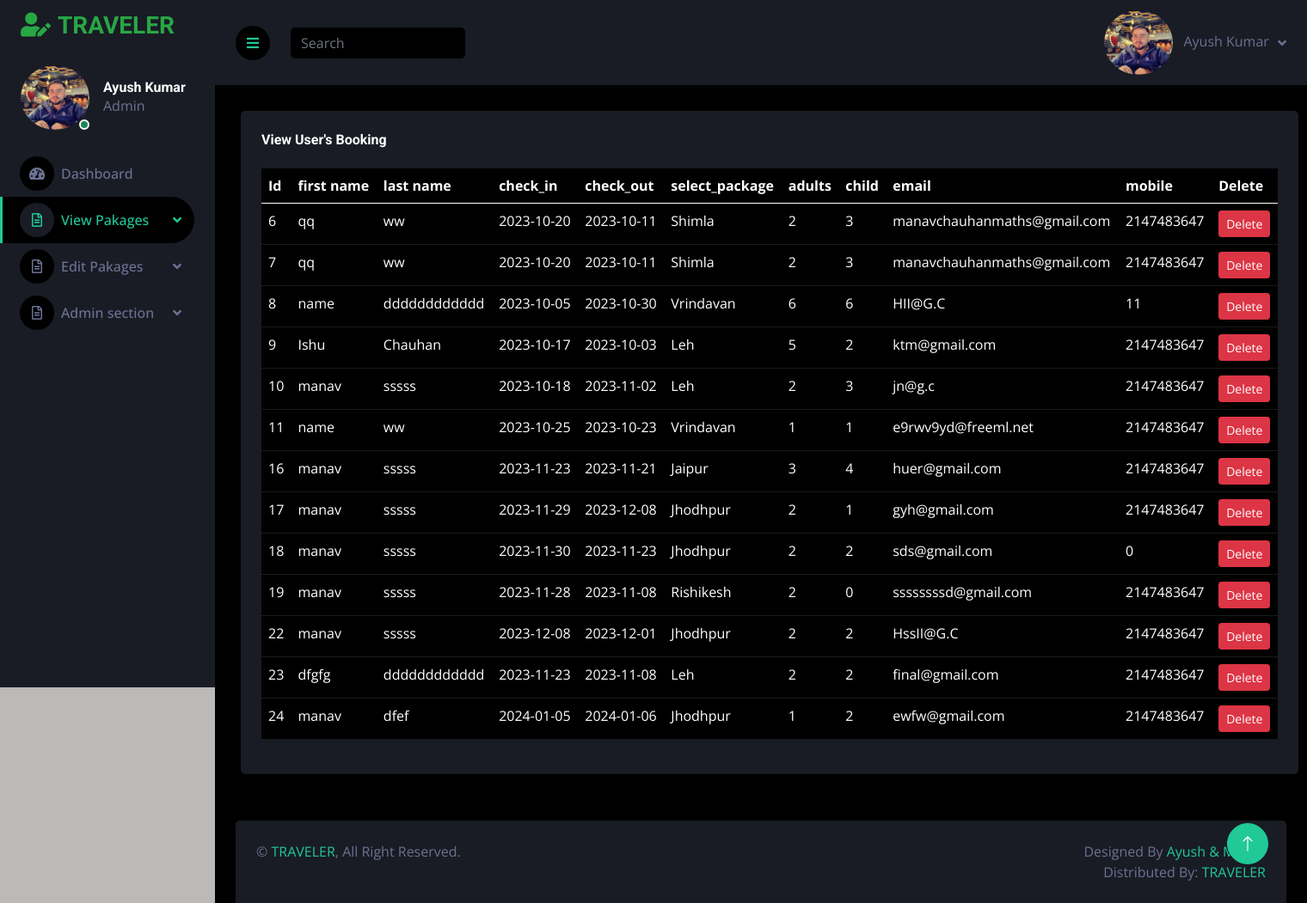
The app's page /admin-view-pakage.php with its own data.
### tables this page shows
CREATE TABLE `package_booking` (
  `p_id` int(11) NOT NULL,
  `user_id` int(111) NOT NULL,
  `first_name` varchar(30) NOT NULL,
  `last_name` varchar(30) NOT NULL,
  `check_in` date NOT NULL,
  `check_out` date NOT NULL,
  `select_package` varchar(50) NOT NULL,
  `adults` int(30) NOT NULL,
  `child` int(30) NOT NULL,
  `room` varchar(300) NOT NULL,
  `service` varchar(111) NOT NULL,
  `email` varchar(30) NOT NULL,
  `mobile` int(50) NOT NULL
);

### admin-view-pakage.php (the view, shortened to what this page needs)
<!DOCTYPE html>
<html lang="en">
<head>
    <link href="https://cdnjs.cloudflare.com/ajax/libs/font-awesome/5.10.0/css/all.min.css" rel="stylesheet">
    <link href="https://cdn.jsdelivr.net/npm/bootstrap-icons@1.4.1/font/bootstrap-icons.css" rel="stylesheet">
    <link href="lib3/owlcarousel/assets/owl.carousel.min.css" rel="stylesheet">
    <link href="lib3/tempusdominus/css/tempusdominus-bootstrap-4.min.css" rel="stylesheet" />
    <link href="css/bootstrap5.min.css" rel="stylesheet">
    <link href="css/admin-style.css" rel="stylesheet">
</head>
<body>
    <div class="container-fluid position-relative d-flex p-0">
        <div class="sidebar pe-4 pb-3">
            <nav class="navbar bg-secondary navbar-dark">
                <a href="admin-index.php" class="navbar-brand mx-4 mb-3">
                    <h3 style="color:#28a745;"><i class="fa fa-user-edit me-2"></i>TRAVELER</h3>
                </a>
                <div class="d-flex align-items-center ms-4 mb-4">
                    <div class="position-relative">
                        <img class="rounded-circle" src="img/admin.jpg" alt="" style="width: 80px; height: 75px;">
                        <div class="bg-success rounded-circle border border-2 border-white position-absolute end-0 bottom-0 p-1">
                        </div>
                    </div>
                    <div class="ms-3">
                        <h6 class="mb-0">Ayush Kumar</h6>
                        <span>Admin</span>
                    </div>
                </div>
                <div class="navbar-nav w-100">
                    <a href="admin-index.php" class="nav-item nav-link "><i class="fa fa-tachometer-alt me-2"></i>Dashboard</a>
                    <div class="nav-item dropdown">
                        <a href="#" class="nav-link dropdown-toggle active" data-bs-toggle="dropdown"><i class="far fa-file-alt me-2"></i>View Pakages</a>
                    </div>
                    <div class="nav-item dropdown">
                        <a href="#" class="nav-link dropdown-toggle" data-bs-toggle="dropdown"><i class="far fa-file-alt me-2"></i>Edit Pakages</a>
                    </div>
                    <div class="nav-item dropdown">
                        <a href="#" class="nav-link dropdown-toggle" data-bs-toggle="dropdown"><i class="far fa-file-alt me-2"></i>Admin section</a>
                </div>
            </nav>
        </div>
        <div class="content">
            <nav class="navbar navbar-expand bg-secondary navbar-dark sticky-top px-4 py-0">
                <a href="#" class="sidebar-toggler flex-shrink-0">
                    <i class="fa fa-bars"></i>
                </a>
                <form class="d-none d-md-flex ms-4">
                    <input class="form-control bg-dark border-0" type="search" placeholder="Search">
                </form>
                <div class="navbar-nav align-items-center ms-auto">
                    <div class="nav-item dropdown">
                        <a href="#" class="nav-link dropdown-toggle" data-bs-toggle="dropdown">
                            <img class="rounded-circle me-lg-2" src="img/admin.jpg" alt="" style="width: 80px; height: 75px;">
                            <span class="d-none d-lg-inline-flex">Ayush Kumar</span>
                        </a>
                    </div>
                </div>
            </nav>
            <div class="col-sm-12 col-xl-6" style="width:1230px; margin: 30px;">
                <div class="bg-secondary rounded h-100 p-4">
                    <h6 class="mb-4">View User's Booking</h6>
                    <table class="table table-dark">
                        <thead>
                            <tr>
                                <th scope="col">Id</th>
                                <th scope="col">first name</th>
                                <th scope="col">last name</th>
                                <th scope="col">check_in</th>
                                <th scope="col">check_out</th>
                                <th scope="col">select_package</th>
                                <th scope="col">adults</th>
                                <th scope="col">child</th>
                                <th scope="col">email</th>
                                <th scope="col">mobile</th>
                                <th scope="col">Delete</th>
                            </tr>
                        </thead>
                        <tbody>
                            <?php
                            include('connection.php');
                            $sql = "SELECT * FROM package_booking";
                            $result = $conn->query($sql);
                            while ($row = $result->fetch_assoc()) {
                                echo "<tr>
                                        <td>" . $row["p_id"] . "</td>
                                        <td>" . $row["first_name"] . "</td>
                                        <td>" . $row["last_name"] . "</td>
                                        <td>" . $row["check_in"] . "</td>
                                        <td>" . $row["check_out"] . "</td>
                                        <td>" . $row["select_package"] . "</td>
                                        <td>" . $row["adults"] . "</td>
                                        <td>" . $row["child"] . "</td>
                                        <td>" . $row["email"] . "</td>
                                        <td>" . $row["mobile"] . "</td>
                                        <td><a class='btn btn-danger btn-sm' href='admin-table-package-delete.php?p_id=$row[p_id]'>Delete</a></td>
                                    </tr>";
                            }
                            ?>
                        </tbody>
                    </table>
                </div>
            </div>
            <div class="container-fluid pt-4 px-4">
                <div class="bg-secondary rounded-top p-4">
                    <div class="row">
                        <div class="col-12 col-sm-6 text-center text-sm-start">
                            &copy; <a href="#">TRAVELER</a>, All Right Reserved.
                        </div>
                        <div class="col-12 col-sm-6 text-center text-sm-end">
                            Designed By <a href="S">Ayush & Manav</a>
                            <br>Distributed By: <a href="index.php" target="_blank">TRAVELER</a>
                        </div>
                    </div>
                </div>
            </div>
        </div>
        <a href="#" class="btn btn-lg btn-primary btn-lg-square back-to-top"><i class="bi bi-arrow-up"></i></a>
    </div>
</body>
</html>

### css/admin-style.css (style rules this page uses)
:root { --primary: #20c997; --secondary: #191C24; --light: #6C7293; --dark: #000000; }
.back-to-top { position: fixed; display: none; right: 45px; bottom: 45px; z-index: 99; }
.btn { transition: .5s; }
.btn-lg-square { width: 48px; height: 48px; }
.btn-square, .btn-sm-square, .btn-lg-square { padding: 0; display: inline-flex; align-items: center; justify-content: center; font-weight: normal; border-radius: 50px; }
.sidebar { position: fixed; top: 0; left: 0; bottom: 0; width: 250px; height: 100vh; overflow-y: auto; background: var(--secondary); transition: 0.5s; z-index: 999; }
.content { margin-left: 250px; min-height: 100vh; background: var(--dark); transition: 0.5s; }
@media (min-width: 992px) { .sidebar { margin-left: 0; } }
@media (min-width: 992px) { .content { width: calc(100% - 250px); } }
.sidebar .navbar .navbar-nav .nav-link { padding: 7px 20px; color: var(--light); font-weight: 500; border-left: 3px solid var(--secondary); border-radius: 0 30px 30px 0; outline: none; }
.sidebar .navbar .navbar-nav .nav-link:hover, .sidebar .navbar .navbar-nav .nav-link.active { color: var(--primary); background: var(--dark); border-color: var(--primary); }
.sidebar .navbar .navbar-nav .nav-link i { width: 40px; height: 40px; display: inline-flex; align-items: center; justify-content: center; background: var(--dark); border-radius: 40px; }
.sidebar .navbar .navbar-nav .nav-link:hover i, .sidebar .navbar .navbar-nav .nav-link.active i { background: var(--secondary); }
.sidebar .navbar .dropdown-toggle::after { position: absolute; top: 15px; right: 15px; border: none; content: "\f107"; font-family: "Font Awesome 5 Free"; font-weight: 900; transition: .5s; }
.content .navbar .navbar-nav .nav-link { margin-left: 25px; padding: 12px 0; color: var(--light); outline: none; }
.content .navbar .sidebar-toggler, .content .navbar .navbar-nav .nav-link i { width: 40px; height: 40px; display: inline-flex; align-items: center; justify-content: center; background: var(--dark); border-radius: 40px; }
.content .navbar .dropdown-toggle::after { margin-left: 6px; vertical-align: middle; border: none; content: "\f107"; font-family: "Font Awesome 5 Free"; font-weight: 900; transition: .5s; }

### records on screen
package_booking: p_id "6", first_name "qq", last_name "ww", check_in "2023-10-20", check_out "2023-10-11", select_package "Shimla", adults "2", child "3", email "manavchauhanmaths@gmail.com", mobile "2147483647"
package_booking: p_id "7", first_name "qq", last_name "ww", check_in "2023-10-20", check_out "2023-10-11", select_package "Shimla", adults "2", child "3", email "manavchauhanmaths@gmail.com", mobile "2147483647"
package_booking: p_id "8", first_name "name", last_name "dddddddddddd", check_in "2023-10-05", check_out "2023-10-30", select_package "Vrindavan", adults "6", child "6", email "HII@G.C", mobile "11"
package_booking: p_id "9", first_name "Ishu", last_name "Chauhan", check_in "2023-10-17", check_out "2023-10-03", select_package "Leh", adults "5", child "2", email "ktm@gmail.com", mobile "2147483647"
package_booking: p_id "10", first_name "manav", last_name "sssss", check_in "2023-10-18", check_out "2023-11-02", select_package "Leh", adults "2", child "3", email "jn@g.c", mobile "2147483647"
package_booking: p_id "11", first_name "name", last_name "ww", check_in "2023-10-25", check_out "2023-10-23", select_package "Vrindavan", adults "1", child "1", email "e9rwv9yd@freeml.net", mobile "2147483647"
package_booking: p_id "16", first_name "manav", last_name "sssss", check_in "2023-11-23", check_out "2023-11-21", select_package "Jaipur", adults "3", child "4", email "huer@gmail.com", mobile "2147483647"
package_booking: p_id "17", first_name "manav", last_name "sssss", check_in "2023-11-29", check_out "2023-12-08", select_package "Jhodhpur", adults "2", child "1", email "gyh@gmail.com", mobile "2147483647"
package_booking: p_id "18", first_name "manav", last_name "sssss", check_in "2023-11-30", check_out "2023-11-23", select_package "Jhodhpur", adults "2", child "2", email "sds@gmail.com", mobile "0"
package_booking: p_id "19", first_name "manav", last_name "sssss", check_in "2023-11-28", check_out "2023-11-08", select_package "Rishikesh", adults "2", child "0", email "ssssssssd@gmail.com", mobile "2147483647"
package_booking: p_id "22", first_name "manav", last_name "sssss", check_in "2023-12-08", check_out "2023-12-01", select_package "Jhodhpur", adults "2", child "2", email "HssII@G.C", mobile "2147483647"
package_booking: p_id "23", first_name "dfgfg", last_name "dddddddddddd", check_in "2023-11-23", check_out "2023-11-08", select_package "Leh", adults "2", child "2", email "final@gmail.com", mobile "2147483647"
package_booking: p_id "24", first_name "manav", last_name "dfef", check_in "2024-01-05", check_out "2024-01-06", select_package "Jhodhpur", adults "1", child "2", email "ewfw@gmail.com", mobile "2147483647"
